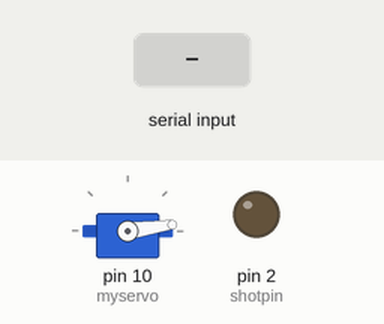
The sketch below on a simulated Arduino Uno, built with avr-gcc and run on an emulated ATmega328P. Parts: servo, output pins drawn as LEDs (lit = HIGH). The inputs (shaded band) are chosen by the test bench.

Above: at 1.2 s.
1.3 s: "a" received over Serial
At 1.75 s:
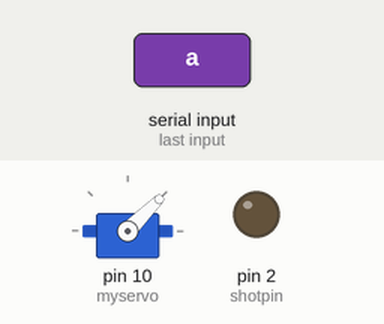
3.4 s: "b" received over Serial
At 3.7 s:
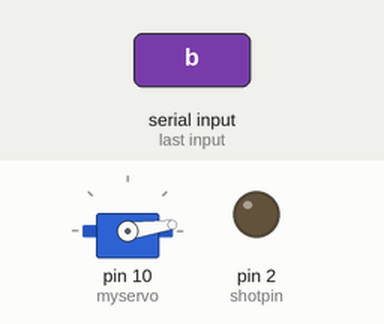
4.9 s: "d" received over Serial
At 5.7 s:
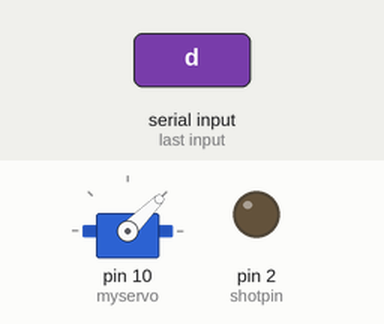
6.4 s: "b" received over Serial
At 7.2 s:
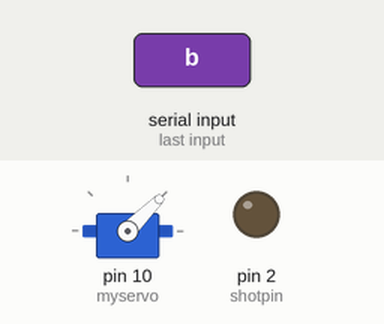
7.9 s: "c" received over Serial
At 9.2 s:
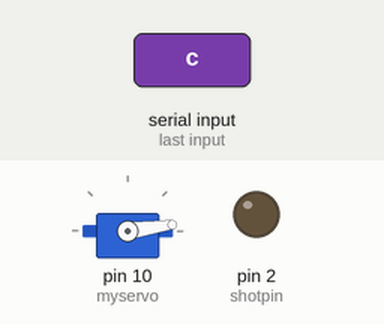
Timing chart, 0 to 10.4 s (numbered marks = the images above; inputs shaded):
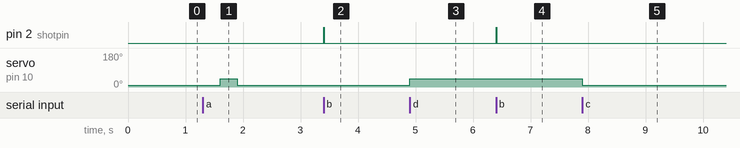

Measured:
- after the input at 1.3 s, servo on pin 10 (myservo): 8° → 45° after 0.30 s, → 8° 0.30 s later
- after the input at 3.4 s, pin 2 (shotpin): LOW → HIGH at once, → LOW 0.01 s later
- after the input at 4.9 s, servo on pin 10 (myservo): 8° → 45° at once
- after the input at 6.4 s, pin 2 (shotpin): LOW → HIGH at once, → LOW 0.01 s later
- after the input at 7.9 s, servo on pin 10 (myservo): 45° → 8° at once

The sketch:

shot.ino
```cpp
#include <Servo.h>

#define shotpin 2

Servo myservo;  // create servo object to control a servo

void setup() {
  Serial.begin(9600);  // initialize serial communication at 9600 bits per second
  myservo.attach(10);  // attaches the servo on pin 9 to the servo object
  pinMode(shotpin, OUTPUT);    // sets the digital pin 13 as output

  //start positions
  digitalWrite(shotpin, LOW);  // sets the digital pin 13 off
  myservo.write(8);  // set the servo to 60 degrees
}

void loop() {
  if (Serial.available()) {  // check if there is incoming serial data
    char x = Serial.read();  // read the incoming character
    if (x == 'a') {  // if the character is 'a'
      digitalWrite(shotpin, LOW);  // sets the digital pin 13 off
      myservo.write(8);  // set the servo to 0 degrees
      delay(300);            // waits for a second
      myservo.write(45);  // set the servo to 60 degrees
      delay(300);            // waits for a second
      myservo.write(8);  // set the servo to 60 degrees
      delay(300);            // waits for a second

    }
    else if (x == 'b'){
      digitalWrite(shotpin, HIGH); // sets the digital pin 13 on
      delay(10);            // waits for a second
      digitalWrite(shotpin, LOW);  // sets the digital pin 13 off
    }
    else if (x == 'c'){
      myservo.write(8);  // set the servo to 0 degrees
      delay(500);            // waits for a second
    }
    else if (x == 'd'){
      myservo.write(45);  // set the servo to 0 degrees
      delay(500);            // waits for a second
    }

  }
}
```
